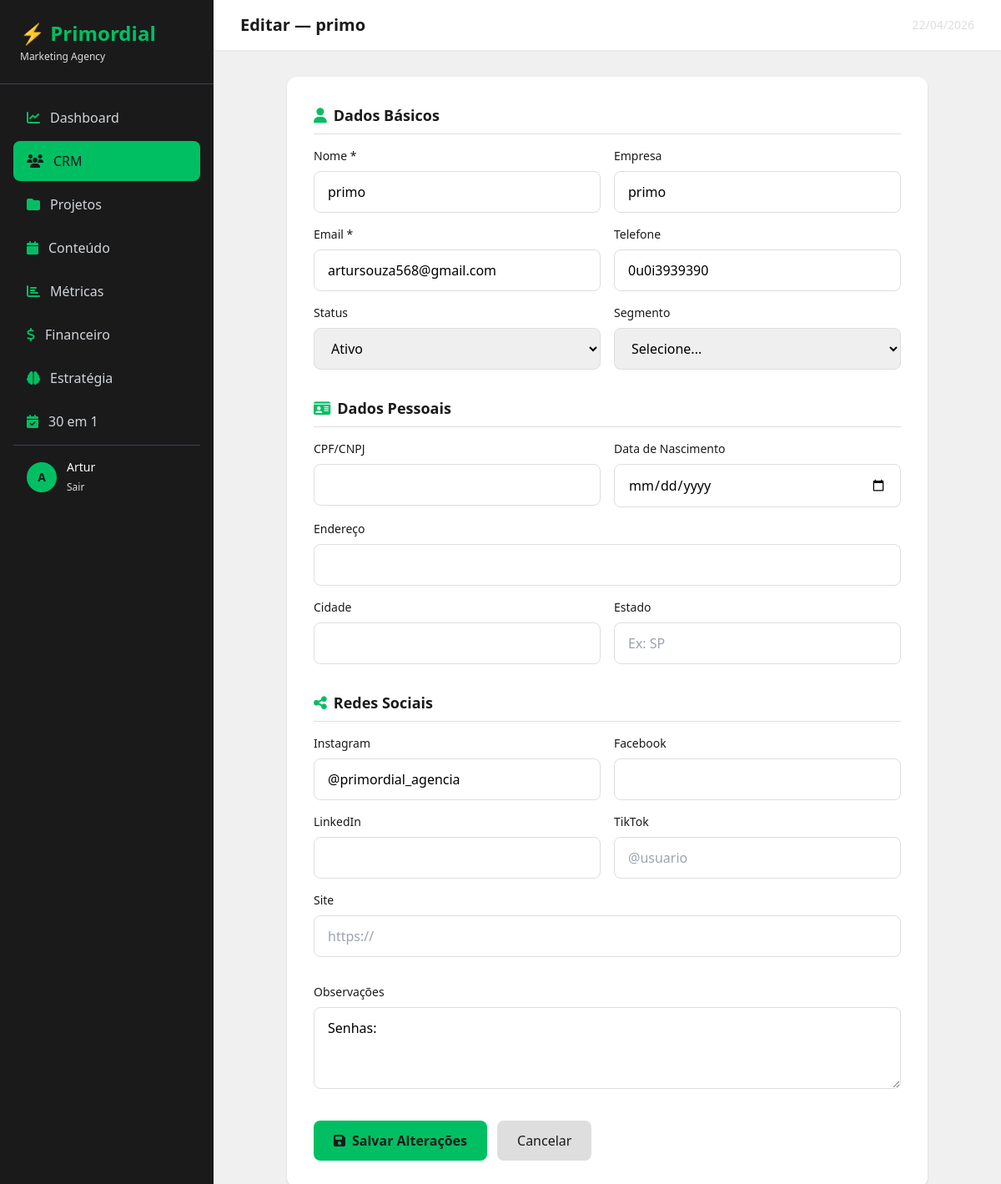
/crm/1/editar/ (signed in), run on an earlier commit of the app's database.
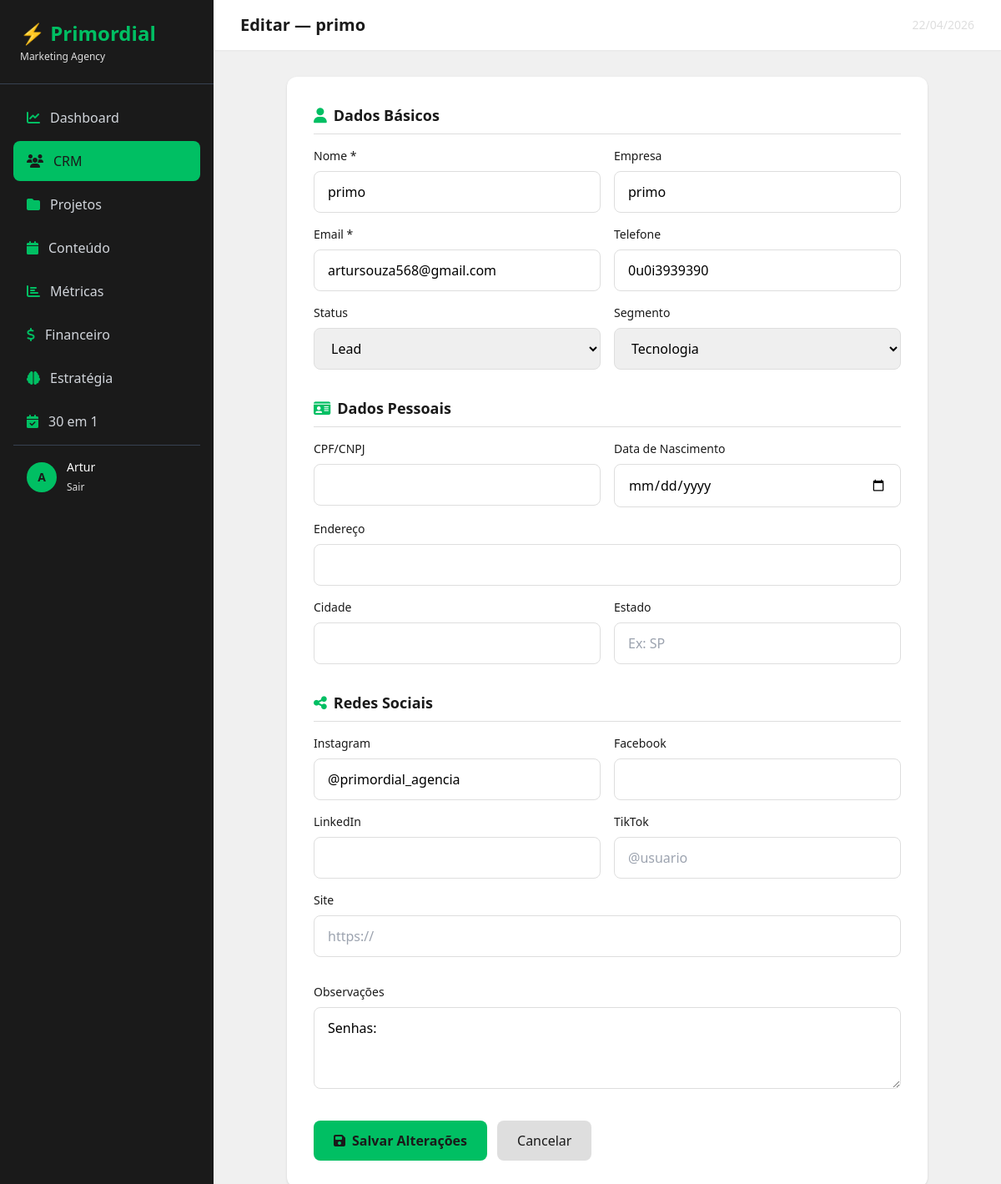
And on a later commit of the database.
### crm/models.py (models this page shows, shortened)
class Cliente(models.Model):
    STATUS_CHOICES = [
        ('lead', 'Lead'),
        ('prospecto', 'Prospecto'),
        ('ativo', 'Ativo'),
        ('ouro', '⭐ Cliente Ouro'),
        ('inativo', 'Inativo'),
    ]
    SEGMENTO_CHOICES = [
        ('moda', 'Moda e Beleza'),
        ('saude', 'Saúde e Bem-estar'),
        ('alimentacao', 'Alimentação'),
        ('tecnologia', 'Tecnologia'),
        ('educacao', 'Educação'),
        ('imobiliario', 'Imobiliário'),
        ('varejo', 'Varejo'),
        ('servicos', 'Serviços'),
        ('outro', 'Outro'),
    ]
    nome = models.CharField(max_length=200)
    empresa = models.CharField(max_length=200, blank=True)
    email = models.EmailField()
    telefone = models.CharField(max_length=20, blank=True)
    status = models.CharField(max_length=20, choices=STATUS_CHOICES, default='lead')
    data_entrada = models.DateTimeField(auto_now_add=True)
    observacoes = models.TextField(blank=True)
    cpf_cnpj = models.CharField(max_length=20, blank=True)
    data_nascimento = models.DateField(null=True, blank=True)
    endereco = models.CharField(max_length=300, blank=True)
    cidade = models.CharField(max_length=100, blank=True)
    estado = models.CharField(max_length=2, blank=True)
    segmento = models.CharField(max_length=20, choices=SEGMENTO_CHOICES, blank=True)
    site = models.URLField(blank=True)
    instagram = models.CharField(max_length=100, blank=True)
    facebook = models.CharField(max_length=100, blank=True)
    linkedin = models.CharField(max_length=100, blank=True)
    tiktok = models.CharField(max_length=100, blank=True)
    briefing_completo = models.BooleanField(default=False)

### crm/views.py (the view, shortened to what this page needs)
# urls.py: path('<int:pk>/editar/', views.editar_cliente, name='editar_cliente'),
@login_required
def editar_cliente(request, pk):
    cliente = get_object_or_404(Cliente, pk=pk)
    return render(request, 'crm/editar_cliente.html', {'cliente': cliente})

### templates/crm/editar_cliente.html (shortened to what the changed rows need)
{% extends 'base/base.html' %}
{% block page_title %}Editar — {{ cliente.nome }}{% endblock %}
{% block content %}
<div class="max-w-3xl mx-auto bg-white rounded-xl shadow p-8">
    <form method="post">
        <div class="mb-8">
            <div class="grid grid-cols-1 md:grid-cols-2 gap-4">
                <div>
                    <label class="block text-sm font-medium mb-2" style="color:#1a1a1a">Nome *</label>
                    <input type="text" name="nome" value="{{ cliente.nome }}" required
                        class="w-full px-4 py-3 border rounded-lg focus:outline-none focus:ring-2" style="border-color:#dedede">
                </div>
                <div>
                    <label class="block text-sm font-medium mb-2" style="color:#1a1a1a">Empresa</label>
                    <input type="text" name="empresa" value="{{ cliente.empresa }}"
                        class="w-full px-4 py-3 border rounded-lg focus:outline-none focus:ring-2" style="border-color:#dedede">
                </div>
                <div>
                    <label class="block text-sm font-medium mb-2" style="color:#1a1a1a">Email *</label>
                    <input type="email" name="email" value="{{ cliente.email }}" required
                        class="w-full px-4 py-3 border rounded-lg focus:outline-none focus:ring-2" style="border-color:#dedede">
                </div>
                <div>
                    <label class="block text-sm font-medium mb-2" style="color:#1a1a1a">Telefone</label>
                    <input type="text" name="telefone" value="{{ cliente.telefone }}"
                        class="w-full px-4 py-3 border rounded-lg focus:outline-none focus:ring-2" style="border-color:#dedede">
                </div>
                <div>
                    <label class="block text-sm font-medium mb-2" style="color:#1a1a1a">Status</label>
                    <select name="status" class="w-full px-4 py-3 border rounded-lg focus:outline-none focus:ring-2" style="border-color:#dedede">
                        <option value="lead" {% if cliente.status == 'lead' %}selected{% endif %}>Lead</option>
                        <option value="ativo" {% if cliente.status == 'ativo' %}selected{% endif %}>Ativo</option>
                    </select>
                </div>
                <div>
                    <label class="block text-sm font-medium mb-2" style="color:#1a1a1a">Segmento</label>
                    <select name="segmento" class="w-full px-4 py-3 border rounded-lg focus:outline-none focus:ring-2" style="border-color:#dedede">
                        <option value="">Selecione...</option>
                        <option value="tecnologia" {% if cliente.segmento == 'tecnologia' %}selected{% endif %}>Tecnologia</option>
                    </select>
                </div>
            </div>
        </div>
        <div class="mb-8">
            <div class="grid grid-cols-1 md:grid-cols-2 gap-4">
                <div>
                    <label class="block text-sm font-medium mb-2" style="color:#1a1a1a">Instagram</label>
                    <input type="text" name="instagram" value="{{ cliente.instagram }}" placeholder="@usuario"
                        class="w-full px-4 py-3 border rounded-lg focus:outline-none focus:ring-2" style="border-color:#dedede">
                </div>
            </div>
        </div>
        <div class="mb-8">
            <label class="block text-sm font-medium mb-2" style="color:#1a1a1a">Observações</label>
            <textarea name="observacoes" rows="3"
                class="w-full px-4 py-3 border rounded-lg focus:outline-none focus:ring-2" style="border-color:#dedede">{{ cliente.observacoes }}</textarea>
        </div>
    </form>
</div>
{% endblock %}

What changed in the data, as far as the page shows it:
changed Cliente "primo": segmento (not shown) → "Tecnologia"; status "Ativo" → (not shown)
Also different on the page:
form field status: (not shown) → "Lead"
form field segmento: "Selecione..." → (not shown)
